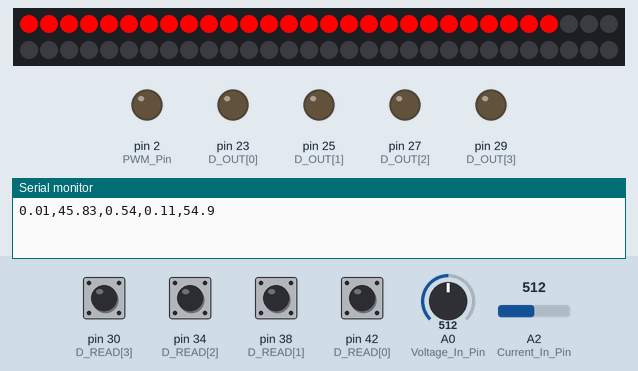
This sketch was run on a simulated Arduino Mega 2560, built with avr-gcc and run on an emulated ATmega2560. On the bench: 60 RGB LEDs in strip order, left to right, continuing on the next row, output pins drawn as LEDs (lit = HIGH), the last lines printed to the serial monitor. The inputs (shaded band) are chosen by the test bench; at power-on: pin 30 (D_READ[3]), pin 34 (D_READ[2]), pin 38 (D_READ[1]), pin 42 (D_READ[0]) HIGH, A0 (Voltage_In_Pin) = 512, A2 (Current_In_Pin) = 512.

Above: at 0.2 s.
At 10.3 s:
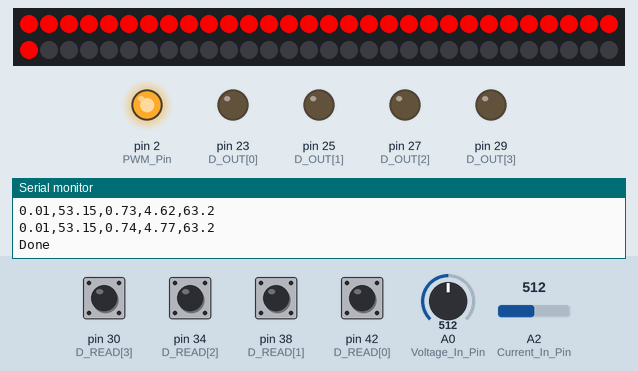
Timing chart, 0 to 11.8 s (numbered marks = the images above):
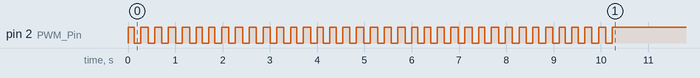

The sketch:

Competition_Mode.ino
```cpp
/**
 * @file
 * This is the code for the competition mode as of 2/6/2023.
 */
#include <FastLED.h>

#define Voltage_In_Pin A0   // Pin to sense voltage transducer output
#define Current_In_Pin A2   // Pin to sense current transducer output
#define PWM_Pin 2           // Pin to do PWM switiching on the mosfet
#define LED_PIN 13           // Pin that controls the LED strip
#define NUM_LEDS 60         // Number of LEDs on the LED strip

CRGB leds[NUM_LEDS];        // Initialising the LED strip

// Pins for 3 way dial that controls the difficulty level
const int D_OUT[4] = {23, 25, 27, 29};  // Pins used to supply 5V to 3 way dial
const int D_READ[4] = {42, 38, 34, 30}; // Pins used to read the state of the 3 way dial

bool state[4] = {0,0,0,0};  // variable to store the states of eacher 3 way dial pin

float pwm_period  = 200;    // length of time in pwm period
float duty_cycle  = 1;      // variable to hold selected duty cycle for switching
int duration  = 5;          // length of time to sample voltage and current
float total_v;              // variable to store the running total for voltage for the duty cycle
float total_c;              // variable to store the running total for current for the duty cycle
float cum_energy = 0;       // cumulative energy total
float frequency;
unsigned long starttime;    // time variable to start sampling voltage and current
float avg_current;
float avg_voltage;
float inst_power;
float max_voltage = 0;      // to put on the led strip at the end
float energy;
int val;                    // to light led strip

/**
 * @brief Function to decide the duty cycle of the PWM switching using the 3-way dial.
 * @return The selected duty cycle.
 */
float difficulty(){

  state[0] = digitalRead(D_READ[0]);
  state[1] = digitalRead(D_READ[1]);
  state[2] = digitalRead(D_READ[2]);
  state[3] = digitalRead(D_READ[3]);

  if(state[0] == HIGH && state[3] == HIGH){
    return 0.3;
  }
  else if(state[1] == HIGH && state[2] == HIGH){
    return 1;
  }
  else{
    return 0.6;
  }
}

/**
 * @brief Function to sample the current.
 * @param duration The duration for sampling.
 * @return The average current.
 */
float SampleCurrent(int duration) {
  int adc_value = 0;
  float adc_voltage = 0;
  float transducer_ref = 2.5;
  float reference_voltage = 5;
  float primary_current = 0;
  float nominal_current = 15;
  float total = 0;
  float sample_time = 0.2;
  float samples = duration / sample_time;

  unsigned long starttime = millis();
  unsigned long endtime = starttime;

  while((endtime - starttime) <= duration){
    adc_value = analogRead(Current_In_Pin);
    adc_voltage = adc_value * reference_voltage / 1023;
    primary_current = 24 * (adc_voltage - transducer_ref);
    total += primary_current;
    delay(sample_time);
    endtime = millis();
  }

  float avg_current = (total / samples) / 1.666;
  return avg_current;
}

/**
 * @brief Function to sample the voltage.
 * @param duration The duration for sampling.
 * @return The average voltage.
 */
float SampleVoltage(int duration) {
  int adc_value = 0;
  float adc_voltage = 0;
  float reference_voltage = 5;
  float voltage_max = 150.5;
  float total = 0;
  float sampling_time = 0.2;
  float samples = duration / sampling_time;

  float starttime = millis();
  float endtime = starttime;

  while((endtime - starttime) <= duration){
    adc_value = analogRead(Voltage_In_Pin); // between 0 and 1023
    float voltage_in = adc_value * voltage_max / 1023.0; // voltage value between 0 and 150.5 V
    total = total + voltage_in;
    delay(sampling_time);
    endtime = millis();
  }

  float avg_voltage =  total / samples;
  return avg_voltage;
}

/**
 * @brief Function to perform the switching cycle.
 * @param runtime The duration of the switching cycle.
 * @param duty The duty cycle for switching.
 */
void cycle(int runtime, float duty){

  //Serial.println("0,0,0,0,0");
  unsigned long stime = millis();
  float t_on = duty * pwm_period;
  float t_off = pwm_period - t_on;


  while((millis() - stime) <= runtime){
    digitalWrite(PWM_Pin, HIGH);
    FastLED.clear();
    total_v = 0; // variable to store the running total for voltage for the duty cycle
    total_c = 0; //

    starttime = millis();

    while((millis() - starttime) <= t_on){ // sample current and voltage whilst duty cycle is high
      total_c += SampleCurrent(duration);
      total_v += SampleVoltage(duration);
      // this loop takes 10ms
    }


    avg_current = duty_cycle * (total_c / (t_on/(duration * 2)));

    avg_voltage = 1.8 * duty_cycle * (total_v / (t_on/(duration * 2)));

    if(avg_voltage < 10){
      avg_voltage = 0;
      avg_current = 0;
    }


    if(avg_voltage > max_voltage){
      max_voltage = avg_voltage;
    }

    // frequency values based on mapping voltage to frequency tests that took place for different duty cycles
    if(duty == 0.3){
      frequency = 1.13 * avg_voltage + 3.1;
    }
    else if(duty == 0.6){
      frequency = 1.27 * avg_voltage - 1.19;
    }
    else if(duty == 1){
      frequency = 1.26 * avg_voltage + 0.25;
    }

    if(avg_current < 0){
      avg_current = -avg_current;
    }

    inst_power = avg_current * avg_voltage;

    energy = inst_power * ((float)pwm_period/1000);

    cum_energy = cum_energy + energy;

    val = map(avg_voltage, 0, 100, 0, NUM_LEDS); // here voltage is being mapped to the LED strip with a 100 V maximum
    for(int i = 0; i < val; i++){
      leds[i] = CRGB::Red;
      FastLED.show();
    }

    Serial.print(avg_current, 2); Serial.print(","); Serial.print(avg_voltage, 2); Serial.print(","); Serial.print(inst_power, 2);
    Serial.print(","); Serial.print(cum_energy, 2); Serial.print(","); Serial.print(frequency, 1); /*Serial.print(","); Serial.print(remaining, 1)*/;
    Serial.println("");
    digitalWrite(PWM_Pin, LOW);
    delay(t_off);
  }
}
void setup() {
  // put your setup code here, to run once:
  FastLED.addLeds<WS2812, LED_PIN, GRB>(leds, NUM_LEDS);
  pinMode(PWM_Pin, OUTPUT);
  digitalWrite(PWM_Pin, HIGH);
  for(int i = 0; i < 4; i++){
    pinMode(D_READ[i], INPUT_PULLUP);
    pinMode(D_OUT[i], OUTPUT);
  }

  duty_cycle = difficulty();

  Serial.begin(9600);
  //analogReference(EXTERNAL);
  //delay(800);
  cycle(10000, duty_cycle);
  digitalWrite(PWM_Pin, HIGH);
  val = map(max_voltage, 0, 150, 0, NUM_LEDS); // here voltage is being mapped to the LED strip not power
  for(int i = 0; i < val; i++){
    leds[i] = CRGB::Red;
    FastLED.show();
  }
  Serial.println("Done");

}

void loop() {
}
```
